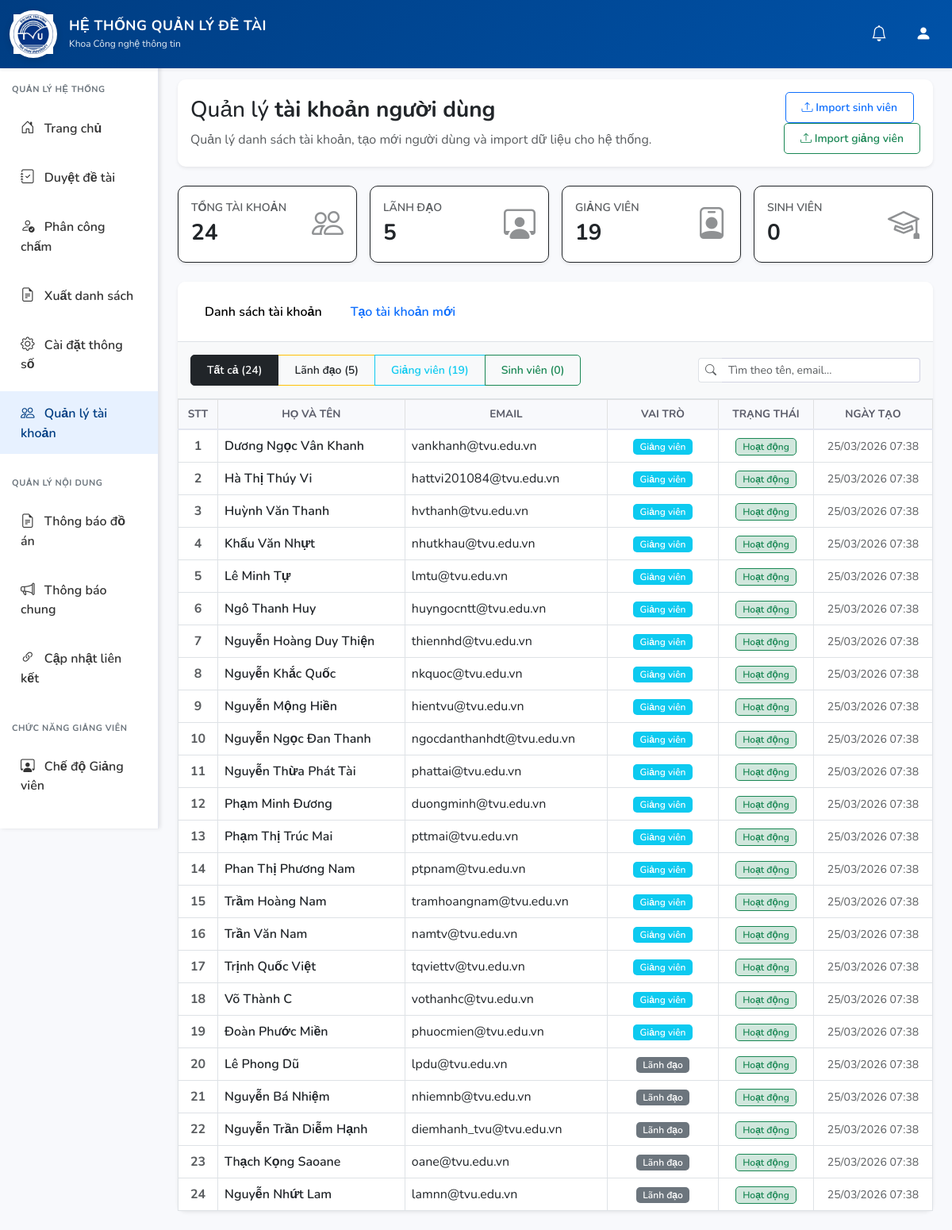
Page /lanh_dao/quan_ly_nguoi_dung.php (signed in) on the committed database.
### tables this page shows
CREATE TABLE `nguoi_dung` (
  `id` int(11) NOT NULL,
  `email` varchar(255) NOT NULL,
  `mat_khau` varchar(255) NOT NULL,
  `ho_ten` varchar(255) NOT NULL,
  `vai_tro_id` int(11) NOT NULL,
  `trang_thai` enum('active','inactive') DEFAULT 'active',
  `reset_token` varchar(255) DEFAULT NULL,
  `reset_token_expiry` datetime DEFAULT NULL,
  `created_at` timestamp NOT NULL DEFAULT current_timestamp(),
  `updated_at` timestamp NOT NULL DEFAULT current_timestamp() ON UPDATE current_timestamp()
);

### lanh_dao/quan_ly_nguoi_dung.php (the view, shortened to what this page needs)
<?php
$db = Database::getInstance()->getConnection();
$sql = "
    SELECT nd.id, nd.email, nd.ho_ten, nd.trang_thai, nd.created_at,
           vt.ma_vai_tro, vt.ten_vai_tro,
           gv.ma_giang_vien, sv.ma_sinh_vien, ld.ma_lanh_dao
    FROM nguoi_dung nd
    JOIN vai_tro vt ON nd.vai_tro_id = vt.id
    LEFT JOIN giang_vien gv ON nd.id = gv.nguoi_dung_id
    LEFT JOIN sinh_vien sv ON nd.id = sv.nguoi_dung_id
    LEFT JOIN lanh_dao ld ON nd.id = ld.nguoi_dung_id
    ORDER BY nd.id DESC
";
$stmt = $db->prepare($sql);
$stmt->execute();
$danhSachNguoiDung = $stmt->fetchAll(PDO::FETCH_ASSOC);
$tongTaiKhoan = count($danhSachNguoiDung);
$tongGiangVien = 0;
$tongSinhVien = 0;
$tongLanhDao = 0;
foreach ($danhSachNguoiDung as $u) {
    if ($u['ma_vai_tro'] === ROLE_GIANG_VIEN)
        $tongGiangVien++;
    elseif ($u['ma_vai_tro'] === ROLE_SINH_VIEN)
        $tongSinhVien++;
    elseif ($u['ma_vai_tro'] === ROLE_LANH_DAO)
        $tongLanhDao++;
}
include_once __DIR__ . '/../includes/header.php';
?>
<div class="container-fluid">
    <div class="row">
        <?php include 'includes/sidebar_lanh_dao.php'; ?>
        <div class="col-md-10 p-4">
            <div class="card mb-4 fade-in-up border-0 shadow-sm">
                <div class="card-body">
                    <div class="row align-items-center">
                        <div class="col-md-8">
                            <h3 class="mb-2 text-dark">
                                Quản lý <strong>tài khoản người dùng</strong>
                            </h3>
                            <p class="mb-0 text-muted">
                                Quản lý danh sách tài khoản, tạo mới người dùng và import dữ liệu cho hệ thống.
                            </p>
                        </div>
                        <div class="col-md-4 text-md-end mt-3 mt-md-0">
                            <a href="../auth/import_sinh_vien.php" class="btn btn-outline-primary btn-sm me-2">
                                <i class="bi bi-upload"></i> Import sinh viên
                            </a>
                            <a href="../auth/import_giang_vien.php" class="btn btn-outline-success btn-sm">
                                <i class="bi bi-upload"></i> Import giảng viên
                            </a>
                        </div>
                    </div>
                </div>
            </div>
            <div class="row g-3 mb-4">
                <div class="col-md-3">
                    <div class="card border border-dark shadow-sm bg-white">
                        <div class="card-body p-3 d-flex justify-content-between align-items-center">
                            <div>
                                <div class="small fw-semibold text-dark text-opacity-75">TỔNG TÀI KHOẢN</div>
                                <div class="fs-3 fw-bold text-dark"><?= $tongTaiKhoan ?></div>
                            </div>
                            <i class="bi bi-people fs-1 text-dark opacity-50"></i>
                        </div>
                    </div>
                </div>
                <div class="col-md-3">
                    <div class="card border border-dark shadow-sm bg-white">
                        <div class="card-body p-3 d-flex justify-content-between align-items-center">
                            <div>
                                <div class="small fw-semibold text-dark text-opacity-75">LÃNH ĐẠO</div>
                                <div class="fs-3 fw-bold text-dark"><?= $tongLanhDao ?></div>
                            </div>
                            <i class="bi bi-person-workspace fs-1 text-dark opacity-50"></i>
                        </div>
                    </div>
                </div>
                <div class="col-md-3">
                    <div class="card border border-dark shadow-sm bg-white">
                        <div class="card-body p-3 d-flex justify-content-between align-items-center">
                            <div>
                                <div class="small fw-semibold text-dark text-opacity-75">GIẢNG VIÊN</div>
                                <div class="fs-3 fw-bold text-dark"><?= $tongGiangVien ?></div>
                            </div>
                            <i class="bi bi-person-badge fs-1 text-dark opacity-50"></i>
                        </div>
                    </div>
                </div>
                <div class="col-md-3">
                    <div class="card border border-dark shadow-sm bg-white">
                        <div class="card-body p-3 d-flex justify-content-between align-items-center">
                            <div>
                                <div class="small fw-semibold text-dark text-opacity-75">SINH VIÊN</div>
                                <div class="fs-3 fw-bold text-dark"><?= $tongSinhVien ?></div>
                            </div>
                            <i class="bi bi-mortarboard fs-1 text-dark opacity-50"></i>
                        </div>
                    </div>
                </div>
            </div>
            <div class="card shadow-sm border-0">
                <div class="card-header bg-white border-bottom">
                    <ul class="nav nav-tabs card-header-tabs mb-0" id="userManagementTabs" role="tablist">
                        <li class="nav-item" role="presentation">
                            <button class="nav-link active fw-semibold" id="tab-danh-sach" data-bs-toggle="tab"
                                data-bs-target="#content-danh-sach" type="button" role="tab">
                                Danh sách tài khoản
                            </button>
                        </li>
                        <li class="nav-item" role="presentation">
                            <button class="nav-link fw-semibold" id="tab-tao-moi" data-bs-toggle="tab"
                                data-bs-target="#content-tao-moi" type="button" role="tab">
                                Tạo tài khoản mới
                            </button>
                        </li>
                    </ul>
                </div>
                <div class="card-body p-0">
                    <div class="tab-content">
                        <div class="tab-pane fade show active" id="content-danh-sach" role="tabpanel">
                            <div
                                class="p-3 border-bottom bg-light d-flex flex-wrap gap-2 justify-content-between align-items-center">
                                <div class="btn-group btn-group-sm" role="group" id="roleFilterGroup">
                                    <button type="button" class="btn btn-outline-dark active" data-role="all">Tất cả
                                        (<?= $tongTaiKhoan ?>)</button>
                                    <button type="button" class="btn btn-outline-warning text-dark"
                                        data-role="lanh_dao">Lãnh
                                        đạo (<?= $tongLanhDao ?>)</button>
                                    <button type="button" class="btn btn-outline-info" data-role="giang_vien">Giảng viên
                                        (<?= $tongGiangVien ?>)</button>
                                    <button type="button" class="btn btn-outline-success" data-role="sinh_vien">Sinh
                                        viên (<?= $tongSinhVien ?>)</button>
                                </div>
                                <div style="min-width: 280px;">
                                    <div class="input-group input-group-sm">
                                        <span class="input-group-text bg-white border-end-0">
                                            <i class="bi bi-search text-muted"></i>
                                        </span>
                                        <input type="text" id="searchUser" class="form-control border-start-0"
                                            placeholder="Tìm theo tên, email...">
                                    </div>
                                </div>
                            </div>
                            <div class="table-responsive">
                                <table class="table table-hover table-bordered mb-0 align-middle" id="userTable">
                                    <thead class="table-light text-center">
                                        <tr>
                                            <th style="width: 50px;">STT</th>
                                            <th>Họ và tên</th>
                                            <th>Email</th>
                                            <th style="width: 140px;">Vai trò</th>
                                            <th style="width: 120px;">Trạng thái</th>
                                            <th style="width: 150px;">Ngày tạo</th>
                                        </tr>
                                    </thead>
                                    <tbody>
                                        <?php if (empty($danhSachNguoiDung)): ?>
                                            <tr>
                                                <td colspan="7" class="text-center py-4 text-muted">
                                                    <i class="bi bi-inbox fs-2 d-block mb-2"></i>
                                                    Chưa có tài khoản nào trong hệ thống
                                                </td>
                                            </tr>
                                        <?php else: ?>
                                            <?php foreach ($danhSachNguoiDung as $index => $u): ?>
                                                <?php
                                                    $mssv = ($u['ma_vai_tro'] === ROLE_SINH_VIEN) ? ($u['ma_sinh_vien'] ?? '') : '';
                                                ?>
                                                <tr class="user-row" data-role="<?= $u['ma_vai_tro'] ?>"
                                                    data-search="<?= strtolower(htmlspecialchars($u['ho_ten'] . ' ' . $u['email'] . ' ' . $mssv)) ?>">
                                                    <td class="text-center fw-bold text-muted"><?= $index + 1 ?></td>
                                                    <td>
                                                        <div class="fw-semibold text-dark"><?= htmlspecialchars($u['ho_ten']) ?>
                                                        </div>
                                                    </td>
                                                    <td><?= htmlspecialchars($u['email']) ?></td>
                                                    <td class="text-center">
                                                        <?php if ($u['ma_vai_tro'] === ROLE_GIANG_VIEN): ?>
                                                            <span class="badge bg-info text-white px-2 py-1">Giảng viên</span>
                                                        <?php elseif ($u['ma_vai_tro'] === ROLE_SINH_VIEN): ?>
                                                            <span class="badge bg-success text-white px-2 py-1">Sinh viên</span>
                                                        <?php elseif ($u['ma_vai_tro'] === ROLE_LANH_DAO): ?>
                                                            <span class="badge bg-secondary text-white px-2 py-1">Lãnh đạo</span>
                                                        <?php else: ?>
                                                            <span
                                                                class="badge bg-dark text-white px-2 py-1"><?= htmlspecialchars($u['ten_vai_tro']) ?></span>
                                                        <?php endif; ?>
                                                    </td>
                                                    <td class="text-center">
                                                        <?php if ($u['trang_thai'] === 'active'): ?>
                                                            <span
                                                                class="badge bg-success-subtle text-success border border-success px-2 py-1">Hoạt
                                                                động</span>
                                                        <?php else: ?>
                                                            <span
                                                                class="badge bg-danger-subtle text-danger border border-danger px-2 py-1">Bị
                                                                khóa</span>
                                                        <?php endif; ?>
                                                    </td>
                                                    <td class="text-center small text-muted">
                                                        <?= !empty($u['created_at']) ? date('d/m/Y H:i', strtotime($u['created_at'])) : 'N/A' ?>
                                                    </td>
                                                </tr>
                                            <?php endforeach; ?>
                                        <?php endif; ?>
                                    </tbody>
                                </table>
                            </div>
                        </div>
                    </div>
                </div>
            </div>
        </div>
    </div>
</div>

### assets/css/style.css (style rules this page uses)
:root { --primary-color: #003d82; --secondary-color: #0052a8; --success-color: #1cc88a; --danger-color: #e74a3b; --warning-color: #f6c23e; --info-color: #36b9cc; --light-color: #f8f9fc; --dark-color: #5a5c69; }
body { font-family: 'Nunito', sans-serif; background-color: #f8f9fc; min-height: 100vh; display: flex; flex-direction: column; }
.col-md-10.p-4 { margin-left: 16.666667%; }
.card { border: none; border-radius: 10px; box-shadow: 0 2px 8px rgba(0,0,0,0.08); transition: all 0.3s ease; }
.card-header { background-color: #fff; border-bottom: 2px solid #e3e6f0; font-weight: 700; padding: 1rem 1.5rem; border-radius: 10px 10px 0 0 !important; }
.btn { font-weight: 600; border-radius: 5px; padding: 0.5rem 1.25rem; transition: all 0.3s ease; }
.badge { font-weight: 600; padding: 0.35rem 0.65rem; border-radius: 5px; }
.table { background-color: #fff; }
.table thead th { background-color: #f8f9fc; border-bottom: 2px solid #e3e6f0; font-weight: 700; text-transform: uppercase; font-size: 0.85rem; color: var(--dark-color); }
.form-control, .form-select { border: 1px solid #d1d3e2; border-radius: 5px; padding: 0.6rem 0.75rem; }
.fade-in-up { animation: fadeInUp 0.5s ease-out; }

### includes/header.php (style rules this page uses)
.nav-link { border: 2px solid transparent !important; }
body { padding-top: 76px; }

### lanh_dao/quan_ly_nguoi_dung.php (style rules this page uses)
.user-row { transition: background-color 0.15s ease; }

### rows in the picture
nguoi_dung: ho_ten "Dương Ngọc Vân Khanh", email "vankhanh@tvu.edu.vn", shows "Giảng viên", trang_thai "Hoạt động", created_at "25/03/2026 07:38"
nguoi_dung: ho_ten "Hà Thị Thúy Vi", email "hattvi201084@tvu.edu.vn", shows "Giảng viên", trang_thai "Hoạt động", created_at "25/03/2026 07:38"
nguoi_dung: ho_ten "Huỳnh Văn Thanh", email "hvthanh@tvu.edu.vn", shows "Giảng viên", trang_thai "Hoạt động", created_at "25/03/2026 07:38"
nguoi_dung: ho_ten "Khấu Văn Nhựt", email "nhutkhau@tvu.edu.vn", shows "Giảng viên", trang_thai "Hoạt động", created_at "25/03/2026 07:38"
nguoi_dung: ho_ten "Lê Minh Tự", email "lmtu@tvu.edu.vn", shows "Giảng viên", trang_thai "Hoạt động", created_at "25/03/2026 07:38"
nguoi_dung: ho_ten "Ngô Thanh Huy", email "huyngocntt@tvu.edu.vn", shows "Giảng viên", trang_thai "Hoạt động", created_at "25/03/2026 07:38"
nguoi_dung: ho_ten "Nguyễn Hoàng Duy Thiện", email "thiennhd@tvu.edu.vn", shows "Giảng viên", trang_thai "Hoạt động", created_at "25/03/2026 07:38"
nguoi_dung: ho_ten "Nguyễn Khắc Quốc", email "nkquoc@tvu.edu.vn", shows "Giảng viên", trang_thai "Hoạt động", created_at "25/03/2026 07:38"
nguoi_dung: ho_ten "Nguyễn Mộng Hiền", email "hientvu@tvu.edu.vn", shows "Giảng viên", trang_thai "Hoạt động", created_at "25/03/2026 07:38"
nguoi_dung: ho_ten "Nguyễn Ngọc Đan Thanh", email "ngocdanthanhdt@tvu.edu.vn", shows "Giảng viên", trang_thai "Hoạt động", created_at "25/03/2026 07:38"
nguoi_dung: ho_ten "Nguyễn Thừa Phát Tài", email "phattai@tvu.edu.vn", shows "Giảng viên", trang_thai "Hoạt động", created_at "25/03/2026 07:38"
nguoi_dung: ho_ten "Phạm Minh Đương", email "duongminh@tvu.edu.vn", shows "Giảng viên", trang_thai "Hoạt động", created_at "25/03/2026 07:38"
nguoi_dung: ho_ten "Phạm Thị Trúc Mai", email "pttmai@tvu.edu.vn", shows "Giảng viên", trang_thai "Hoạt động", created_at "25/03/2026 07:38"
nguoi_dung: ho_ten "Phan Thị Phương Nam", email "ptpnam@tvu.edu.vn", shows "Giảng viên", trang_thai "Hoạt động", created_at "25/03/2026 07:38"
nguoi_dung: ho_ten "Trầm Hoàng Nam", email "tramhoangnam@tvu.edu.vn", shows "Giảng viên", trang_thai "Hoạt động", created_at "25/03/2026 07:38"
nguoi_dung: ho_ten "Trần Văn Nam", email "namtv@tvu.edu.vn", shows "Giảng viên", trang_thai "Hoạt động", created_at "25/03/2026 07:38"
nguoi_dung: ho_ten "Trịnh Quốc Việt", email "tqviettv@tvu.edu.vn", shows "Giảng viên", trang_thai "Hoạt động", created_at "25/03/2026 07:38"
nguoi_dung: ho_ten "Võ Thành C", email "vothanhc@tvu.edu.vn", shows "Giảng viên", trang_thai "Hoạt động", created_at "25/03/2026 07:38"
nguoi_dung: ho_ten "Đoàn Phước Miền", email "phuocmien@tvu.edu.vn", shows "Giảng viên", trang_thai "Hoạt động", created_at "25/03/2026 07:38"
nguoi_dung: ho_ten "Lê Phong Dũ", email "lpdu@tvu.edu.vn", shows "Lãnh đạo", trang_thai "Hoạt động", created_at "25/03/2026 07:38"
nguoi_dung: ho_ten "Nguyễn Bá Nhiệm", email "nhiemnb@tvu.edu.vn", shows "Lãnh đạo", trang_thai "Hoạt động", created_at "25/03/2026 07:38"
nguoi_dung: ho_ten "Nguyễn Trần Diễm Hạnh", email "diemhanh_tvu@tvu.edu.vn", shows "Lãnh đạo", trang_thai "Hoạt động", created_at "25/03/2026 07:38"
nguoi_dung: ho_ten "Thạch Kọng Saoane", email "oane@tvu.edu.vn", shows "Lãnh đạo", trang_thai "Hoạt động", created_at "25/03/2026 07:38"
nguoi_dung: ho_ten "Nguyễn Nhứt Lam", email "lamnn@tvu.edu.vn", shows "Lãnh đạo", trang_thai "Hoạt động", created_at "25/03/2026 07:38"

### other values in the picture
$tongTaiKhoan "24"
$tongLanhDao "5"
$tongGiangVien "19"
$tongSinhVien "0"
